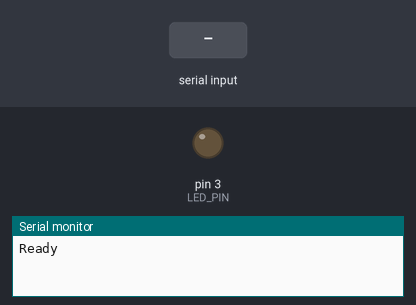
This sketch was run on a simulated Arduino Nano, built with avr-gcc and run on an emulated ATmega328P. On the bench: output pins drawn as LEDs (lit = HIGH), the last lines printed to the serial monitor. The test bench sets the inputs (shaded band).

Above: at 1.2 s.
1.3 s: "L" received over the second serial link
At 1.7 s:
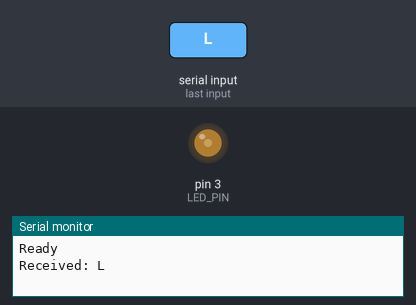
2.8 s: "M" received over the second serial link
At 4.0 s:
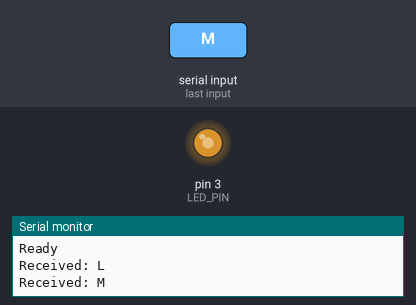
4.3 s: "H" received over the second serial link
At 5.1 s:
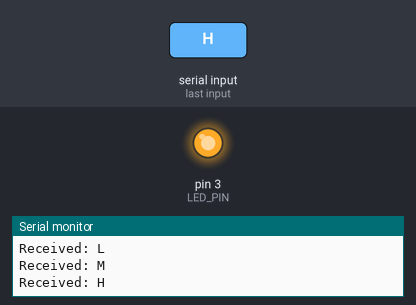
5.8 s: "O" received over the second serial link
At 6.3 s:
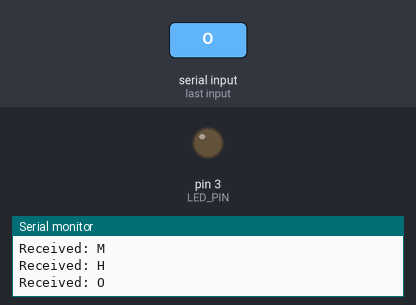
Timing chart, 0 to 8.3 s (numbered marks = the images above; inputs shaded):
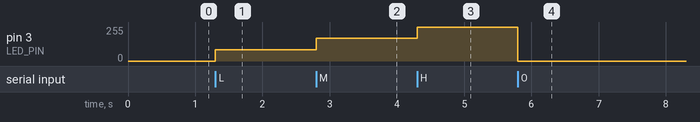

Measured:
- after the input at 1.3 s, pin 3 (LED_PIN): 0/255 → 85/255 at once
- after the input at 2.8 s, pin 3 (LED_PIN): 85/255 → 170/255 at once
- after the input at 4.3 s, pin 3 (LED_PIN): 170/255 → 255/255 at once
- after the input at 5.8 s, pin 3 (LED_PIN): 255/255 → 0/255 at once

The sketch:

Nano_Upload.ino
```cpp
#include <SoftwareSerial.h>

#define LED_PIN 3

// Create a SoftwareSerial object using pins 10 (RX) and 11 (TX)
SoftwareSerial btSerial(10, 11); // RX, TX

void setup() {
  Serial.begin(9600);         // For debugging on Serial Monitor (USB)
  btSerial.begin(9600);       // For communication with HC-05
  pinMode(LED_PIN, OUTPUT);
  Serial.println("Ready");
}

void loop() {
  if (btSerial.available()) {
    char cmd = btSerial.read();
    Serial.print("Received: ");
    Serial.println(cmd);  // Debug to Serial Monitor

    switch(cmd) {
      case 'L': analogWrite(LED_PIN, 85); break;
      case 'M': analogWrite(LED_PIN, 170); break;
      case 'H': analogWrite(LED_PIN, 255); break;
      case 'O': analogWrite(LED_PIN, 0); break;
    }
  }
}
```
